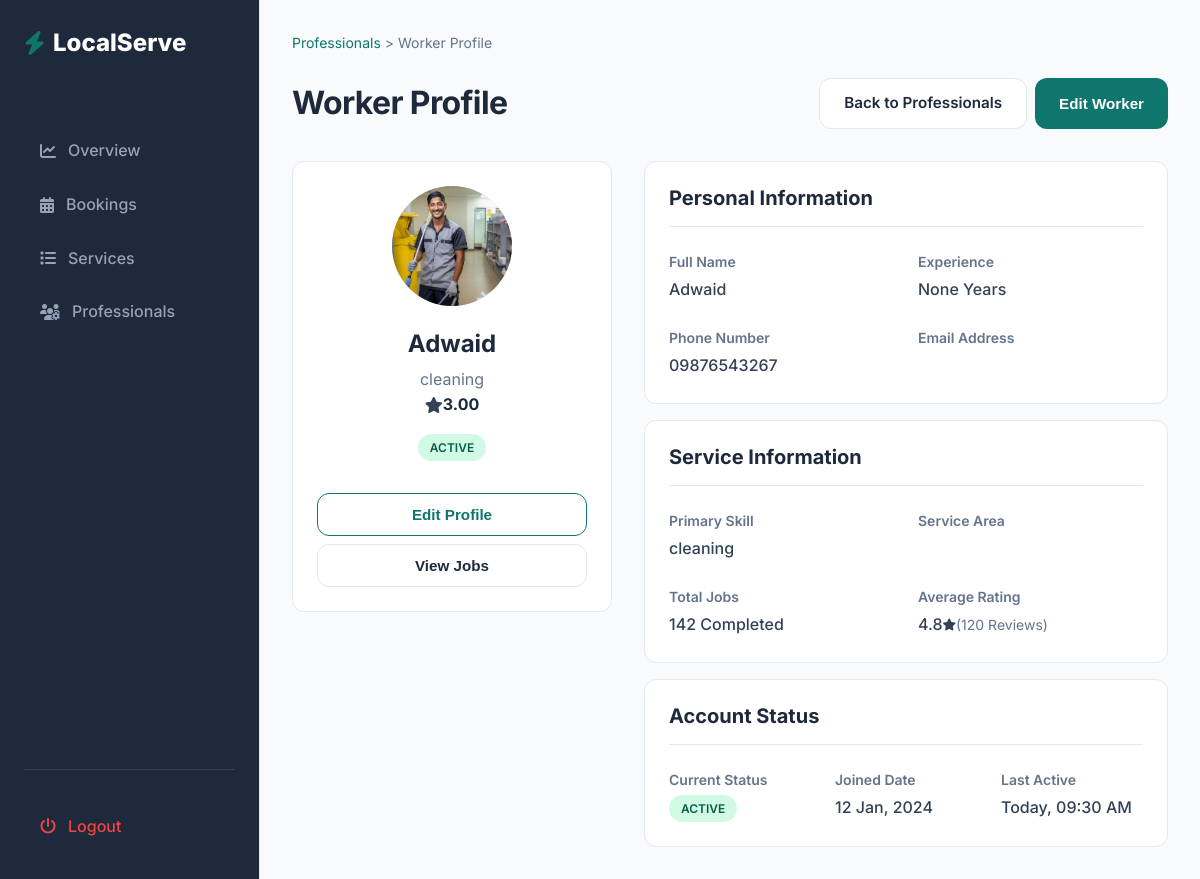
The app's page /services/admin/worker_profile/1/ (signed in), older data.
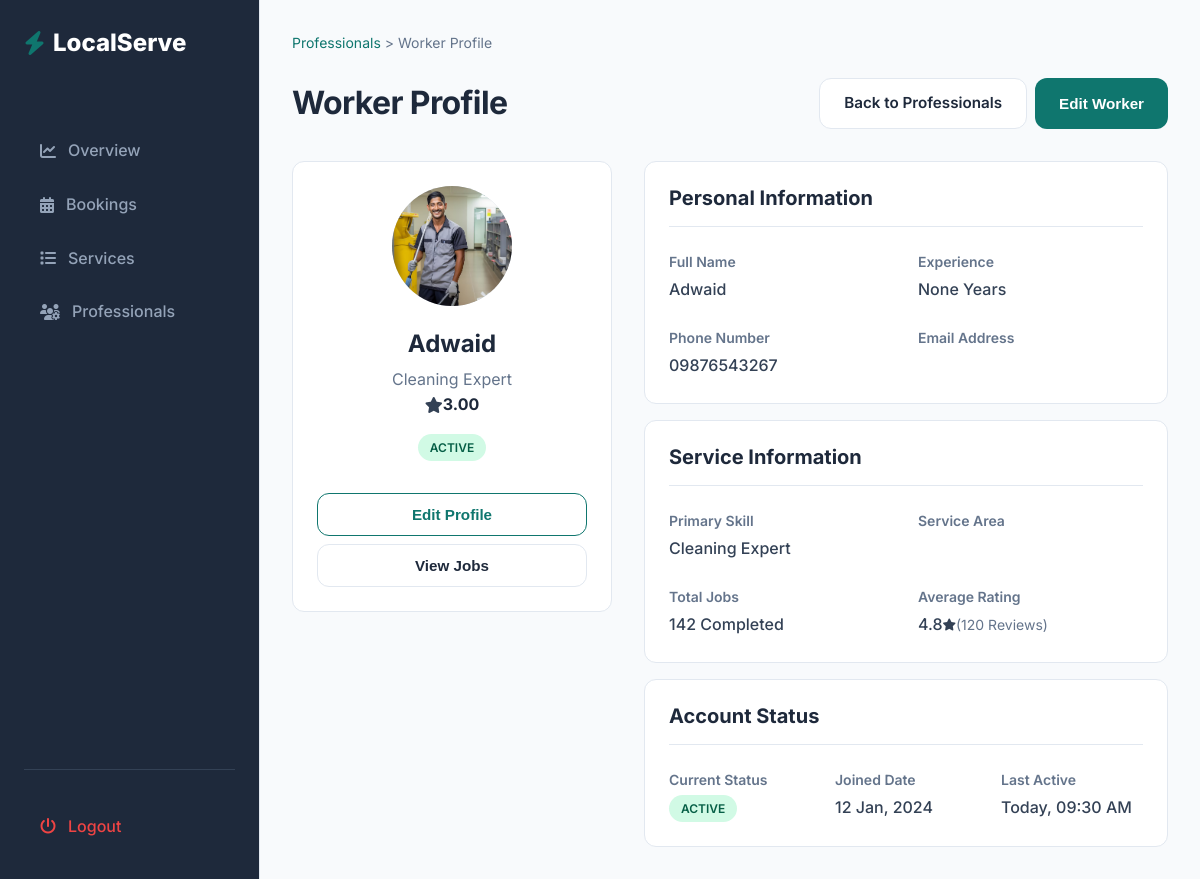
The same page, newer data.
### services/models.py (models this page shows, shortened)
class Worker(models.Model):
    ROLE_CHOICES = [
        ('cleaning expert','Cleaning Expert'),
        ('appliance_technician', 'Appliance Technician'),
        ('electrician', 'Electrician'),
        ('plumber', 'Plumber'),
        ('beautician', 'Beautician'),
        ('painter', 'Painter'),
    ]
    full_name = models.CharField(max_length=150)
    role = models.CharField(max_length=100,choices = ROLE_CHOICES)
    phone = models.CharField(max_length=20,unique=True)
    photo = models.ImageField(upload_to="workers/",blank=True,null=True)
    rating = models.DecimalField(max_digits=3,decimal_places=2,default=0.0)
    email = models.EmailField(blank=True)
    experiance_years = models.IntegerField(null=True, blank=True)
    location = models.CharField(max_length=100, blank=True)
    is_active = models.BooleanField(default=True)
    created_at = models.DateTimeField(auto_now_add=True)

### services/views.py (the view)
# urls.py: path('admin/worker_profile/<int:pk>/', views.worker_profile, name = "worker_profile"),
@login_required
def worker_profile(request,pk):
    worker = get_object_or_404(Worker,pk=pk)
    return render(request, 'admin/workers/worker_profile.html',{'worker':worker})

### templates/admin/workers/worker_profile.html (shortened to what the changed rows need)
{% extends "base_admin.html" %}
        {% block content %}
            <div class="flex justify-between items-center" style="margin-bottom: 2rem;">
                <h2>Worker Profile</h2>
            </div>
            <div style="display: grid; grid-template-columns: 320px 1fr; gap: 2rem; align-items: start;">
                <div class="card text-center">
                    <div
                        style="width: 120px; height: 120px; background: #CBD5E1; border-radius: 50%; margin: 0 auto 1.5rem; overflow: hidden; display: flex; align-items: center; justify-content: center;">
                        {% if worker.photo %}
                        <img src="{{ worker.photo.url }}" alt="Avatar" style="width: 100%; height: 100%; object-fit: cover;">
                        {% else %}
                        <i class="fa-solid fa-user fa-3x text-light"></i>
                        {% endif %}
                    </div>
                    <h3 style="margin-bottom: 0.5rem;">{{ worker.full_name }}</h3>
                    <p class="text-light mb-2">{{ worker.role }}</p>
                    <div class="flex justify-center items-center gap-xs text-warning mb-2" style="margin-bottom: 1rem;">
                        <i class="fa-solid fa-star"></i> <span class="font-bold"
                            style="color: var(--color-text-dark);">{{ worker.rating }}</span>
                    </div>
                    <div style="margin-bottom: 2rem;">
                       {% if worker.is_active %}
                        <span class="badge badge-success">Active</span>
                        {% else %}
                        <span class="badge badge-danger">Inactive</span>
                        {% endif %}
                    </div>
                    <div class="flex flex-col gap-sm">
                        <button class="btn btn-outline btn-block">Edit Profile</button>
                        <button class="btn btn-secondary btn-block">View Jobs</button>
                    </div>
                </div>
                <div class="flex flex-col gap-md">
                    <div class="card">
                        <div class="grid grid-cols-2 gap-lg">
                            <div>
                                <p class="text-sm text-light uppercase"
                                    style="font-weight: 600; margin-bottom: 0.25rem;">Full Name</p>
                                <p class="font-medium">{{ worker.full_name }}</p>
                            </div>
                            <div>
                                <p class="text-sm text-light uppercase"
                                    style="font-weight: 600; margin-bottom: 0.25rem;">Experience</p>
                                <p class="font-medium">{{ worker.experiance_years }} Years</p>
                            </div>
                            <div>
                                <p class="text-sm text-light uppercase"
                                    style="font-weight: 600; margin-bottom: 0.25rem;">Phone Number</p>
                                <p class="font-medium">{{ worker.phone }}</p>
                            </div>
                        </div>
                    </div>
                    <div class="card">
                        <div class="grid grid-cols-2 gap-lg">
                            <div>
                                <p class="text-sm text-light uppercase"
                                    style="font-weight: 600; margin-bottom: 0.25rem;">Primary Skill</p>
                                <p class="font-medium">{{ worker.role }}</p>
                            </div>
                        </div>
                    </div>
                </div>
            </div>
        {% endblock %}

Row changes from the older to the newer data that the page shows:
changed Worker "Adwaid": role "cleaning" → "Cleaning Expert"
